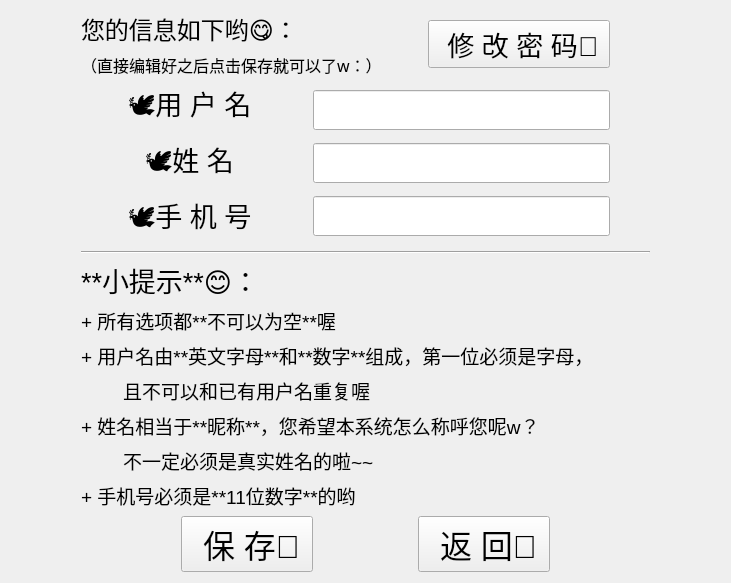
<?xml version="1.0" encoding="UTF-8"?>
<ui version="4.0">
 <class>UserInfoModify</class>
 <widget class="QWidget" name="UserInfoModify">
  <property name="geometry">
   <rect>
    <x>0</x>
    <y>0</y>
    <width>731</width>
    <height>549</height>
   </rect>
  </property>
  <property name="windowTitle">
   <string>o(*￣▽￣*)o</string>
  </property>
  <layout class="QGridLayout" name="gridLayout">
   <item row="4" column="1">
    <layout class="QHBoxLayout" name="horizontalLayout">
     <item>
      <spacer name="horizontalSpacer_2">
       <property name="orientation">
        <enum>Qt::Horizontal</enum>
       </property>
       <property name="sizeHint" stdset="0">
        <size>
         <width>40</width>
         <height>20</height>
        </size>
       </property>
      </spacer>
     </item>
     <item>
      <widget class="QPushButton" name="SaveButton">
       <property name="maximumSize">
        <size>
         <width>300</width>
         <height>16777215</height>
        </size>
       </property>
       <property name="font">
        <font>
         <family>Microsoft YaHei UI</family>
         <pointsize>24</pointsize>
        </font>
       </property>
       <property name="whatsThis">
        <string>&lt;html&gt;&lt;head/&gt;&lt;body&gt;&lt;p align=&quot;center&quot;&gt;&lt;br/&gt;&lt;/p&gt;&lt;/body&gt;&lt;/html&gt;</string>
       </property>
       <property name="layoutDirection">
        <enum>Qt::LeftToRight</enum>
       </property>
       <property name="text">
        <string>  保 存💾 </string>
       </property>
      </widget>
     </item>
     <item>
      <spacer name="horizontalSpacer">
       <property name="orientation">
        <enum>Qt::Horizontal</enum>
       </property>
       <property name="sizeHint" stdset="0">
        <size>
         <width>40</width>
         <height>20</height>
        </size>
       </property>
      </spacer>
     </item>
     <item>
      <widget class="QPushButton" name="BackButton">
       <property name="maximumSize">
        <size>
         <width>300</width>
         <height>16777215</height>
        </size>
       </property>
       <property name="font">
        <font>
         <family>Microsoft YaHei UI</family>
         <pointsize>24</pointsize>
        </font>
       </property>
       <property name="whatsThis">
        <string>&lt;html&gt;&lt;head/&gt;&lt;body&gt;&lt;p align=&quot;center&quot;&gt;&lt;br/&gt;&lt;/p&gt;&lt;/body&gt;&lt;/html&gt;</string>
       </property>
       <property name="layoutDirection">
        <enum>Qt::LeftToRight</enum>
       </property>
       <property name="text">
        <string>  返 回💨 </string>
       </property>
      </widget>
     </item>
     <item>
      <spacer name="horizontalSpacer_3">
       <property name="orientation">
        <enum>Qt::Horizontal</enum>
       </property>
       <property name="sizeHint" stdset="0">
        <size>
         <width>40</width>
         <height>20</height>
        </size>
       </property>
      </spacer>
     </item>
    </layout>
   </item>
   <item row="3" column="2">
    <spacer name="horizontalSpacer_10">
     <property name="orientation">
      <enum>Qt::Horizontal</enum>
     </property>
     <property name="sizeHint" stdset="0">
      <size>
       <width>40</width>
       <height>20</height>
      </size>
     </property>
    </spacer>
   </item>
   <item row="0" column="1">
    <layout class="QHBoxLayout" name="horizontalLayout_3">
     <item>
      <layout class="QVBoxLayout" name="verticalLayout_3">
       <item>
        <widget class="QLabel" name="label">
         <property name="font">
          <font>
           <family>Microsoft YaHei</family>
           <pointsize>18</pointsize>
          </font>
         </property>
         <property name="text">
          <string>您的信息如下哟😋：</string>
         </property>
        </widget>
       </item>
       <item>
        <widget class="QLabel" name="label_2">
         <property name="font">
          <font>
           <family>Microsoft YaHei</family>
           <pointsize>12</pointsize>
          </font>
         </property>
         <property name="text">
          <string>（直接编辑好之后点击保存就可以了w：）</string>
         </property>
        </widget>
       </item>
      </layout>
     </item>
     <item>
      <spacer name="horizontalSpacer_7">
       <property name="orientation">
        <enum>Qt::Horizontal</enum>
       </property>
       <property name="sizeHint" stdset="0">
        <size>
         <width>40</width>
         <height>20</height>
        </size>
       </property>
      </spacer>
     </item>
     <item>
      <widget class="QPushButton" name="PasswordButton">
       <property name="maximumSize">
        <size>
         <width>300</width>
         <height>16777215</height>
        </size>
       </property>
       <property name="font">
        <font>
         <family>Microsoft YaHei UI</family>
         <pointsize>20</pointsize>
        </font>
       </property>
       <property name="whatsThis">
        <string>&lt;html&gt;&lt;head/&gt;&lt;body&gt;&lt;p align=&quot;center&quot;&gt;&lt;br/&gt;&lt;/p&gt;&lt;/body&gt;&lt;/html&gt;</string>
       </property>
       <property name="layoutDirection">
        <enum>Qt::LeftToRight</enum>
       </property>
       <property name="text">
        <string>  修 改 密 码🔐 </string>
       </property>
      </widget>
     </item>
     <item>
      <spacer name="horizontalSpacer_8">
       <property name="orientation">
        <enum>Qt::Horizontal</enum>
       </property>
       <property name="sizeHint" stdset="0">
        <size>
         <width>40</width>
         <height>20</height>
        </size>
       </property>
      </spacer>
     </item>
    </layout>
   </item>
   <item row="3" column="1">
    <layout class="QVBoxLayout" name="verticalLayout_4">
     <item>
      <widget class="QLabel" name="label_6">
       <property name="font">
        <font>
         <family>Microsoft YaHei UI</family>
         <pointsize>20</pointsize>
        </font>
       </property>
       <property name="autoFillBackground">
        <bool>false</bool>
       </property>
       <property name="lineWidth">
        <number>0</number>
       </property>
       <property name="text">
        <string>**小提示**😊：</string>
       </property>
       <property name="textFormat">
        <enum>Qt::RichText</enum>
       </property>
       <property name="wordWrap">
        <bool>false</bool>
       </property>
      </widget>
     </item>
     <item>
      <widget class="QLabel" name="label_13">
       <property name="font">
        <font>
         <family>Microsoft YaHei UI</family>
         <pointsize>14</pointsize>
        </font>
       </property>
       <property name="text">
        <string>+ 所有选项都**不可以为空**喔</string>
       </property>
       <property name="textFormat">
        <enum>Qt::RichText</enum>
       </property>
      </widget>
     </item>
     <item>
      <widget class="QLabel" name="label_10">
       <property name="font">
        <font>
         <family>Microsoft YaHei UI</family>
         <pointsize>14</pointsize>
        </font>
       </property>
       <property name="text">
        <string>+ 用户名由**英文字母**和**数字**组成，第一位必须是字母，</string>
       </property>
       <property name="textFormat">
        <enum>Qt::RichText</enum>
       </property>
      </widget>
     </item>
     <item>
      <widget class="QLabel" name="label_11">
       <property name="font">
        <font>
         <family>Microsoft YaHei UI</family>
         <pointsize>14</pointsize>
        </font>
       </property>
       <property name="text">
        <string>        且不可以和已有用户名重复喔</string>
       </property>
       <property name="textFormat">
        <enum>Qt::AutoText</enum>
       </property>
      </widget>
     </item>
     <item>
      <widget class="QLabel" name="label_14">
       <property name="font">
        <font>
         <family>Microsoft YaHei UI</family>
         <pointsize>14</pointsize>
        </font>
       </property>
       <property name="text">
        <string>+ 姓名相当于**昵称**，您希望本系统怎么称呼您呢w？</string>
       </property>
       <property name="textFormat">
        <enum>Qt::RichText</enum>
       </property>
      </widget>
     </item>
     <item>
      <widget class="QLabel" name="label_15">
       <property name="font">
        <font>
         <family>Microsoft YaHei UI</family>
         <pointsize>14</pointsize>
        </font>
       </property>
       <property name="text">
        <string>        不一定必须是真实姓名的啦~~</string>
       </property>
       <property name="textFormat">
        <enum>Qt::AutoText</enum>
       </property>
      </widget>
     </item>
     <item>
      <widget class="QLabel" name="label_12">
       <property name="font">
        <font>
         <family>Microsoft YaHei UI</family>
         <pointsize>14</pointsize>
        </font>
       </property>
       <property name="text">
        <string>+ 手机号必须是**11位数字**的哟</string>
       </property>
       <property name="textFormat">
        <enum>Qt::RichText</enum>
       </property>
      </widget>
     </item>
    </layout>
   </item>
   <item row="3" column="0">
    <spacer name="horizontalSpacer_9">
     <property name="orientation">
      <enum>Qt::Horizontal</enum>
     </property>
     <property name="sizeHint" stdset="0">
      <size>
       <width>40</width>
       <height>20</height>
      </size>
     </property>
    </spacer>
   </item>
   <item row="1" column="1">
    <layout class="QHBoxLayout" name="horizontalLayout_2">
     <item>
      <spacer name="horizontalSpacer_4">
       <property name="orientation">
        <enum>Qt::Horizontal</enum>
       </property>
       <property name="sizeType">
        <enum>QSizePolicy::Preferred</enum>
       </property>
       <property name="sizeHint" stdset="0">
        <size>
         <width>40</width>
         <height>20</height>
        </size>
       </property>
      </spacer>
     </item>
     <item>
      <layout class="QVBoxLayout" name="verticalLayout_2">
       <item alignment="Qt::AlignHCenter|Qt::AlignVCenter">
        <widget class="QLabel" name="label_3">
         <property name="font">
          <font>
           <family>Microsoft YaHei UI</family>
           <pointsize>20</pointsize>
          </font>
         </property>
         <property name="text">
          <string> 🕊用 户 名  </string>
         </property>
        </widget>
       </item>
       <item alignment="Qt::AlignHCenter">
        <widget class="QLabel" name="label_4">
         <property name="font">
          <font>
           <family>Microsoft YaHei UI</family>
           <pointsize>20</pointsize>
          </font>
         </property>
         <property name="text">
          <string> 🕊姓 名  </string>
         </property>
        </widget>
       </item>
       <item alignment="Qt::AlignHCenter">
        <widget class="QLabel" name="label_5">
         <property name="font">
          <font>
           <family>Microsoft YaHei UI</family>
           <pointsize>20</pointsize>
          </font>
         </property>
         <property name="text">
          <string> 🕊手 机 号  </string>
         </property>
        </widget>
       </item>
      </layout>
     </item>
     <item>
      <spacer name="horizontalSpacer_5">
       <property name="orientation">
        <enum>Qt::Horizontal</enum>
       </property>
       <property name="sizeType">
        <enum>QSizePolicy::Preferred</enum>
       </property>
       <property name="sizeHint" stdset="0">
        <size>
         <width>40</width>
         <height>20</height>
        </size>
       </property>
      </spacer>
     </item>
     <item>
      <layout class="QVBoxLayout" name="verticalLayout">
       <item>
        <widget class="QLineEdit" name="Account">
         <property name="minimumSize">
          <size>
           <width>0</width>
           <height>40</height>
          </size>
         </property>
        </widget>
       </item>
       <item>
        <widget class="QLineEdit" name="Name">
         <property name="minimumSize">
          <size>
           <width>0</width>
           <height>40</height>
          </size>
         </property>
        </widget>
       </item>
       <item>
        <widget class="QLineEdit" name="Phone">
         <property name="minimumSize">
          <size>
           <width>0</width>
           <height>40</height>
          </size>
         </property>
        </widget>
       </item>
      </layout>
     </item>
     <item>
      <spacer name="horizontalSpacer_6">
       <property name="orientation">
        <enum>Qt::Horizontal</enum>
       </property>
       <property name="sizeType">
        <enum>QSizePolicy::Preferred</enum>
       </property>
       <property name="sizeHint" stdset="0">
        <size>
         <width>40</width>
         <height>20</height>
        </size>
       </property>
      </spacer>
     </item>
    </layout>
   </item>
   <item row="2" column="1">
    <widget class="Line" name="line">
     <property name="orientation">
      <enum>Qt::Horizontal</enum>
     </property>
    </widget>
   </item>
  </layout>
 </widget>
 <layoutdefault spacing="6" margin="11"/>
 <resources/>
 <connections/>
</ui>
